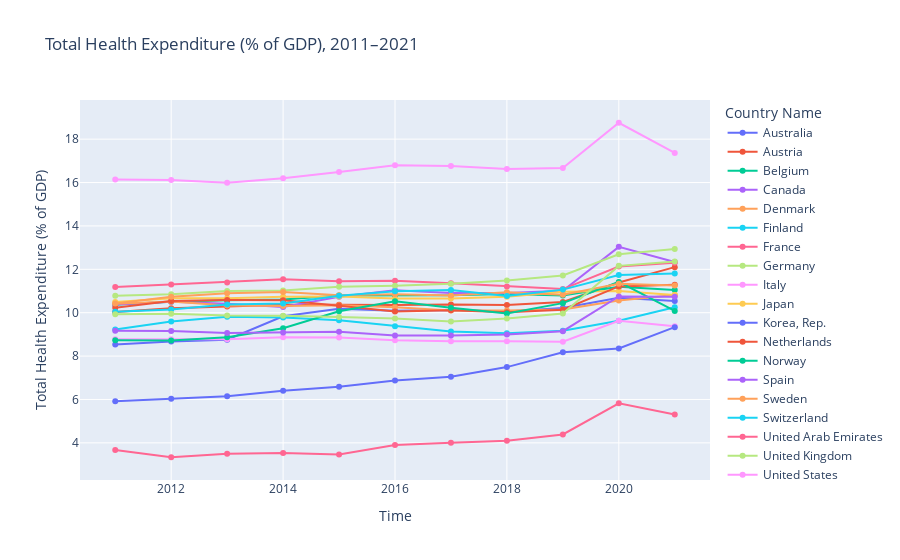
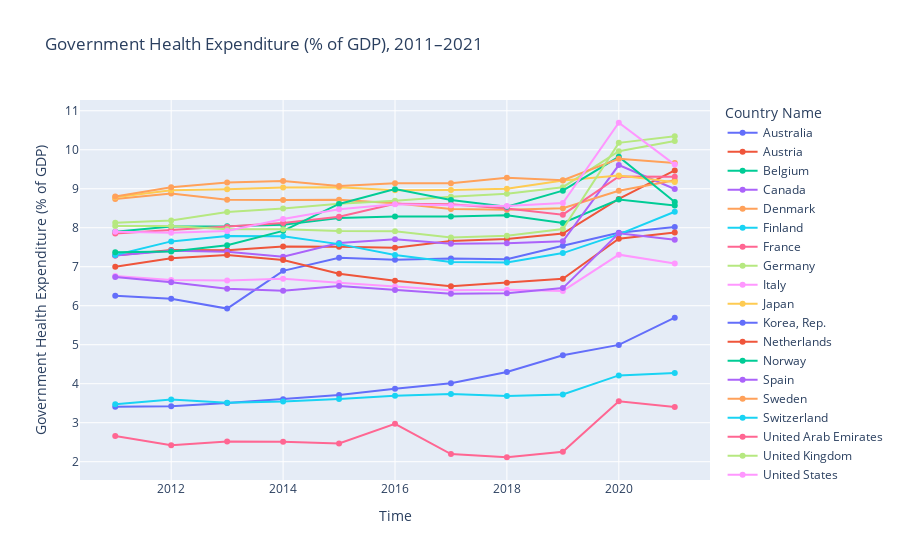
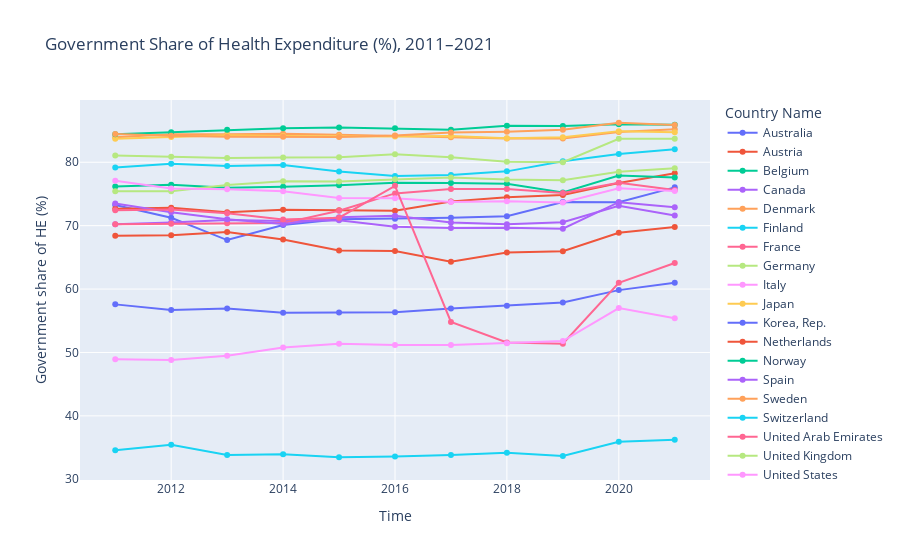

The cell these charts' notebook holds for them, in order:
### Markdown cell above
## 3.3. Time Series Analysis

### Code cell
# --- 0) 안전 리네임: 코드로 원본 컬럼 찾아 매핑 ---
def _ensure_col(df, code, target):
    if target not in df.columns:
        m = [c for c in df.columns if code in c]
        if m: df = df.rename(columns={m[0]: target})
    return df

df = _ensure_col(df, "SH.XPD.CHEX.GD.ZS",  "GDP_Total_HealthExp")
df = _ensure_col(df, "SH.XPD.GHED.GD.ZS",  "GDP_GovHealthExp")

missing = [c for c in ["Country Name","Time","GDP_Total_HealthExp","GDP_GovHealthExp"] if c not in df.columns]
if missing:
    raise KeyError(f"누락 컬럼: {missing}. 원본 컬럼명을 확인하세요.")

# --- 1) 기간 필터 + 타입 정리 ---
df = df.copy()
df["Time"] = pd.to_numeric(df["Time"], errors="coerce").astype("Int64")
df = df[df["Time"].between(2011, 2021)]

# --- 2) 파생: 정부 비중(% of CHE) ---
df["GovShare_CHE_pct"] = 100 * df["GDP_GovHealthExp"] / df["GDP_Total_HealthExp"]

base = df.sort_values(["Country Name","Time"])

# --- 3) 시계열 라인 그래프 ---
fig1 = px.line(base, x="Time", y="GDP_Total_HealthExp", color="Country Name",
               markers=True, title="Total Health Expenditure (% of GDP), 2011–2021",
               labels={"GDP_Total_HealthExp":"Total Health Expenditure (% of GDP)"})
fig1.show()

fig2 = px.line(base, x="Time", y="GDP_GovHealthExp", color="Country Name",
               markers=True, title="Government Health Expenditure (% of GDP), 2011–2021",
               labels={"GDP_GovHealthExp":"Government Health Expenditure (% of GDP)"})
fig2.show()

fig3 = px.line(base, x="Time", y="GovShare_CHE_pct", color="Country Name",
               markers=True, title="Government Share of Health Expenditure (%), 2011–2021",
               labels={"GovShare_CHE_pct":"Government share of HE (%)"})
fig3.show()

### Figure 1 — Plotly figure (JSON) as saved in the notebook; plotly's stock layout.template omitted (floating-point values rounded to 4 significant figures)
{"data": [{"hovertemplate": "Country Name=Australia<br>Time=%{x}<br>Total Health Expenditure (% of GDP)=%{y}<extra></extra>", "legendgroup": "Australia", "line": {"color": "#636efa", "dash": "solid"}, "marker": {"symbol": "circle"}, "mode": "lines+markers", "name": "Australia", "orientation": "v", "showlegend": true, "type": "scatter", "x": [2011, 2012, 2013, 2014, 2015, 2016, 2017, 2018, 2019, 2020, 2021], "xaxis": "x", "y": [8.537, 8.675, 8.751, 9.834, 10.18, 10.09, 10.12, 10.06, 10.22, 10.68, 10.54], "yaxis": "y"}, {"hovertemplate": "Country Name=Austria<br>Time=%{x}<br>Total Health Expenditure (% of GDP)=%{y}<extra></extra>", "legendgroup": "Austria", "line": {"color": "#EF553B", "dash": "solid"}, "marker": {"symbol": "circle"}, "mode": "lines+markers", "name": "Austria", "orientation": "v", "showlegend": true, "type": "scatter", "x": [2011, 2012, 2013, 2014, 2015, 2016, 2017, 2018, 2019, 2020, 2021], "xaxis": "x", "y": [10.03, 10.2, 10.29, 10.37, 10.37, 10.35, 10.38, 10.35, 10.49, 11.39, 12.1], "yaxis": "y"}, {"hovertemplate": "Country Name=Belgium<br>Time=%{x}<br>Total Health Expenditure (% of GDP)=%{y}<extra></extra>", "legendgroup": "Belgium", "line": {"color": "#00cc96", "dash": "solid"}, "marker": {"symbol": "circle"}, "mode": "lines+markers", "name": "Belgium", "orientation": "v", "showlegend": true, "type": "scatter", "x": [2011, 2012, 2013, 2014, 2015, 2016, 2017, 2018, 2019, 2020, 2021], "xaxis": "x", "y": [10.36, 10.5, 10.58, 10.61, 10.8, 10.79, 10.8, 10.86, 10.79, 11.2, 11.04], "yaxis": "y"}, {"hovertemplate": "Country Name=Canada<br>Time=%{x}<br>Total Health Expenditure (% of GDP)=%{y}<extra></extra>", "legendgroup": "Canada", "line": {"color": "#ab63fa", "dash": "solid"}, "marker": {"symbol": "circle"}, "mode": "lines+markers", "name": "Canada", "orientation": "v", "showlegend": true, "type": "scatter", "x": [2011, 2012, 2013, 2014, 2015, 2016, 2017, 2018, 2019, 2020, 2021], "xaxis": "x", "y": [10.38, 10.51, 10.41, 10.26, 10.74, 11.03, 10.91, 10.91, 11.01, 13.04, 12.33], "yaxis": "y"}, {"hovertemplate": "Country Name=Denmark<br>Time=%{x}<br>Total Health Expenditure (% of GDP)=%{y}<extra></extra>", "legendgroup": "Denmark", "line": {"color": "#FFA15A", "dash": "solid"}, "marker": {"symbol": "circle"}, "mode": "lines+markers", "name": "Denmark", "orientation": "v", "showlegend": true, "type": "scatter", "x": [2011, 2012, 2013, 2014, 2015, 2016, 2017, 2018, 2019, 2020, 2021], "xaxis": "x", "y": [10.41, 10.52, 10.33, 10.31, 10.34, 10.25, 10.1, 10.1, 10.15, 10.56, 10.82], "yaxis": "y"}, {"hovertemplate": "Country Name=Finland<br>Time=%{x}<br>Total Health Expenditure (% of GDP)=%{y}<extra></extra>", "legendgroup": "Finland", "line": {"color": "#19d3f3", "dash": "solid"}, "marker": {"symbol": "circle"}, "mode": "lines+markers", "name": "Finland", "orientation": "v", "showlegend": true, "type": "scatter", "x": [2011, 2012, 2013, 2014, 2015, 2016, 2017, 2018, 2019, 2020, 2021], "xaxis": "x", "y": [9.22, 9.59, 9.81, 9.78, 9.65, 9.38, 9.13, 9.05, 9.17, 9.63, 10.25], "yaxis": "y"}, {"hovertemplate": "Country Name=France<br>Time=%{x}<br>Total Health Expenditure (% of GDP)=%{y}<extra></extra>", "legendgroup": "France", "line": {"color": "#FF6692", "dash": "solid"}, "marker": {"symbol": "circle"}, "mode": "lines+markers", "name": "France", "orientation": "v", "showlegend": true, "type": "scatter", "x": [2011, 2012, 2013, 2014, 2015, 2016, 2017, 2018, 2019, 2020, 2021], "xaxis": "x", "y": [11.18, 11.3, 11.4, 11.54, 11.45, 11.47, 11.35, 11.21, 11.09, 12.13, 12.31], "yaxis": "y"}, {"hovertemplate": "Country Name=Germany<br>Time=%{x}<br>Total Health Expenditure (% of GDP)=%{y}<extra></extra>", "legendgroup": "Germany", "line": {"color": "#B6E880", "dash": "solid"}, "marker": {"symbol": "circle"}, "mode": "lines+markers", "name": "Germany", "orientation": "v", "showlegend": true, "type": "scatter", "x": [2011, 2012, 2013, 2014, 2015, 2016, 2017, 2018, 2019, 2020, 2021], "xaxis": "x", "y": [10.78, 10.85, 11.0, 11.03, 11.19, 11.24, 11.34, 11.48, 11.72, 12.69, 12.93], "yaxis": "y"}, {"hovertemplate": "Country Name=Italy<br>Time=%{x}<br>Total Health Expenditure (% of GDP)=%{y}<extra></extra>", "legendgroup": "Italy", "line": {"color": "#FF97FF", "dash": "solid"}, "marker": {"symbol": "circle"}, "mode": "lines+markers", "name": "Italy", "orientation": "v", "showlegend": true, "type": "scatter", "x": [2011, 2012, 2013, 2014, 2015, 2016, 2017, 2018, 2019, 2020, 2021], "xaxis": "x", "y": [8.77, 8.78, 8.78, 8.87, 8.86, 8.73, 8.68, 8.68, 8.66, 9.63, 9.38], "yaxis": "y"}, {"hovertemplate": "Country Name=Japan<br>Time=%{x}<br>Total Health Expenditure (% of GDP)=%{y}<extra></extra>", "legendgroup": "Japan", "line": {"color": "#FECB52", "dash": "solid"}, "marker": {"symbol": "circle"}, "mode": "lines+markers", "name": "Japan", "orientation": "v", "showlegend": true, "type": "scatter", "x": [2011, 2012, 2013, 2014, 2015, 2016, 2017, 2018, 2019, 2020, 2021], "xaxis": "x", "y": [10.49, 10.67, 10.67, 10.73, 10.75, 10.66, 10.66, 10.74, 10.97, 11.0, 10.82], "yaxis": "y"}, {"hovertemplate": "Country Name=Korea, Rep.<br>Time=%{x}<br>Total Health Expenditure (% of GDP)=%{y}<extra></extra>", "legendgroup": "Korea, Rep.", "line": {"color": "#636efa", "dash": "solid"}, "marker": {"symbol": "circle"}, "mode": "lines+markers", "name": "Korea, Rep.", "orientation": "v", "showlegend": true, "type": "scatter", "x": [2011, 2012, 2013, 2014, 2015, 2016, 2017, 2018, 2019, 2020, 2021], "xaxis": "x", "y": [5.915, 6.033, 6.151, 6.404, 6.589, 6.87, 7.047, 7.491, 8.175, 8.35, 9.331], "yaxis": "y"}, {"hovertemplate": "Country Name=Netherlands<br>Time=%{x}<br>Total Health Expenditure (% of GDP)=%{y}<extra></extra>", "legendgroup": "Netherlands", "line": {"color": "#EF553B", "dash": "solid"}, "marker": {"symbol": "circle"}, "mode": "lines+markers", "name": "Netherlands", "orientation": "v", "showlegend": true, "type": "scatter", "x": [2011, 2012, 2013, 2014, 2015, 2016, 2017, 2018, 2019, 2020, 2021], "xaxis": "x", "y": [10.23, 10.54, 10.58, 10.57, 10.32, 10.06, 10.11, 10.02, 10.14, 11.21, 11.29], "yaxis": "y"}, {"hovertemplate": "Country Name=Norway<br>Time=%{x}<br>Total Health Expenditure (% of GDP)=%{y}<extra></extra>", "legendgroup": "Norway", "line": {"color": "#00cc96", "dash": "solid"}, "marker": {"symbol": "circle"}, "mode": "lines+markers", "name": "Norway", "orientation": "v", "showlegend": true, "type": "scatter", "x": [2011, 2012, 2013, 2014, 2015, 2016, 2017, 2018, 2019, 2020, 2021], "xaxis": "x", "y": [8.73, 8.72, 8.87, 9.28, 10.07, 10.53, 10.23, 9.96, 10.44, 11.42, 10.08], "yaxis": "y"}, {"hovertemplate": "Country Name=Spain<br>Time=%{x}<br>Total Health Expenditure (% of GDP)=%{y}<extra></extra>", "legendgroup": "Spain", "line": {"color": "#ab63fa", "dash": "solid"}, "marker": {"symbol": "circle"}, "mode": "lines+markers", "name": "Spain", "orientation": "v", "showlegend": true, "type": "scatter", "x": [2011, 2012, 2013, 2014, 2015, 2016, 2017, 2018, 2019, 2020, 2021], "xaxis": "x", "y": [9.168, 9.154, 9.064, 9.085, 9.122, 8.947, 8.945, 8.997, 9.146, 10.75, 10.74], "yaxis": "y"}, {"hovertemplate": "Country Name=Sweden<br>Time=%{x}<br>Total Health Expenditure (% of GDP)=%{y}<extra></extra>", "legendgroup": "Sweden", "line": {"color": "#FFA15A", "dash": "solid"}, "marker": {"symbol": "circle"}, "mode": "lines+markers", "name": "Sweden", "orientation": "v", "showlegend": true, "type": "scatter", "x": [2011, 2012, 2013, 2014, 2015, 2016, 2017, 2018, 2019, 2020, 2021], "xaxis": "x", "y": [10.42, 10.74, 10.9, 10.95, 10.8, 10.85, 10.79, 10.94, 10.83, 11.33, 11.25], "yaxis": "y"}, {"hovertemplate": "Country Name=Switzerland<br>Time=%{x}<br>Total Health Expenditure (% of GDP)=%{y}<extra></extra>", "legendgroup": "Switzerland", "line": {"color": "#19d3f3", "dash": "solid"}, "marker": {"symbol": "circle"}, "mode": "lines+markers", "name": "Switzerland", "orientation": "v", "showlegend": true, "type": "scatter", "x": [2011, 2012, 2013, 2014, 2015, 2016, 2017, 2018, 2019, 2020, 2021], "xaxis": "x", "y": [10.05, 10.14, 10.38, 10.43, 10.78, 10.99, 11.05, 10.77, 11.06, 11.73, 11.8], "yaxis": "y"}, {"hovertemplate": "Country Name=United Arab Emirates<br>Time=%{x}<br>Total Health Expenditure (% of GDP)=%{y}<extra></extra>", "legendgroup": "United Arab Emirates", "line": {"color": "#FF6692", "dash": "solid"}, "marker": {"symbol": "circle"}, "mode": "lines+markers", "name": "United Arab Emirates", "orientation": "v", "showlegend": true, "type": "scatter", "x": [2011, 2012, 2013, 2014, 2015, 2016, 2017, 2018, 2019, 2020, 2021], "xaxis": "x", "y": [3.67, 3.336, 3.502, 3.534, 3.466, 3.896, 4.009, 4.099, 4.386, 5.825, 5.307], "yaxis": "y"}, {"hovertemplate": "Country Name=United Kingdom<br>Time=%{x}<br>Total Health Expenditure (% of GDP)=%{y}<extra></extra>", "legendgroup": "United Kingdom", "line": {"color": "#B6E880", "dash": "solid"}, "marker": {"symbol": "circle"}, "mode": "lines+markers", "name": "United Kingdom", "orientation": "v", "showlegend": true, "type": "scatter", "x": [2011, 2012, 2013, 2014, 2015, 2016, 2017, 2018, 2019, 2020, 2021], "xaxis": "x", "y": [9.925, 9.953, 9.873, 9.862, 9.798, 9.729, 9.596, 9.731, 9.958, 12.16, 12.36], "yaxis": "y"}, {"hovertemplate": "Country Name=United States<br>Time=%{x}<br>Total Health Expenditure (% of GDP)=%{y}<extra></extra>", "legendgroup": "United States", "line": {"color": "#FF97FF", "dash": "solid"}, "marker": {"symbol": "circle"}, "mode": "lines+markers", "name": "United States", "orientation": "v", "showlegend": true, "type": "scatter", "x": [2011, 2012, 2013, 2014, 2015, 2016, 2017, 2018, 2019, 2020, 2021], "xaxis": "x", "y": [16.14, 16.12, 15.99, 16.2, 16.49, 16.8, 16.77, 16.63, 16.67, 18.76, 17.36], "yaxis": "y"}], "layout": {"legend": {"title": {"text": "Country Name"}, "tracegroupgap": 0}, "title": {"text": "Total Health Expenditure (% of GDP), 2011–2021"}, "xaxis": {"anchor": "y", "domain": [0, 1], "title": {"text": "Time"}}, "yaxis": {"anchor": "x", "domain": [0, 1], "title": {"text": "Total Health Expenditure (% of GDP)"}}}}

### Figure 2 — Plotly figure (JSON) as saved in the notebook; plotly's stock layout.template omitted (floating-point values rounded to 4 significant figures)
{"data": [{"hovertemplate": "Country Name=Australia<br>Time=%{x}<br>Government Health Expenditure (% of GDP)=%{y}<extra></extra>", "legendgroup": "Australia", "line": {"color": "#636efa", "dash": "solid"}, "marker": {"symbol": "circle"}, "mode": "lines+markers", "name": "Australia", "orientation": "v", "showlegend": true, "type": "scatter", "x": [2011, 2012, 2013, 2014, 2015, 2016, 2017, 2018, 2019, 2020, 2021], "xaxis": "x", "y": [6.255, 6.179, 5.927, 6.895, 7.232, 7.176, 7.213, 7.19, 7.536, 7.872, 8.017], "yaxis": "y"}, {"hovertemplate": "Country Name=Austria<br>Time=%{x}<br>Government Health Expenditure (% of GDP)=%{y}<extra></extra>", "legendgroup": "Austria", "line": {"color": "#EF553B", "dash": "solid"}, "marker": {"symbol": "circle"}, "mode": "lines+markers", "name": "Austria", "orientation": "v", "showlegend": true, "type": "scatter", "x": [2011, 2012, 2013, 2014, 2015, 2016, 2017, 2018, 2019, 2020, 2021], "xaxis": "x", "y": [7.29, 7.43, 7.42, 7.52, 7.51, 7.49, 7.66, 7.71, 7.85, 8.74, 9.47], "yaxis": "y"}, {"hovertemplate": "Country Name=Belgium<br>Time=%{x}<br>Government Health Expenditure (% of GDP)=%{y}<extra></extra>", "legendgroup": "Belgium", "line": {"color": "#00cc96", "dash": "solid"}, "marker": {"symbol": "circle"}, "mode": "lines+markers", "name": "Belgium", "orientation": "v", "showlegend": true, "type": "scatter", "x": [2011, 2012, 2013, 2014, 2015, 2016, 2017, 2018, 2019, 2020, 2021], "xaxis": "x", "y": [7.895, 8.03, 8.037, 8.076, 8.247, 8.287, 8.286, 8.32, 8.121, 8.723, 8.569], "yaxis": "y"}, {"hovertemplate": "Country Name=Canada<br>Time=%{x}<br>Government Health Expenditure (% of GDP)=%{y}<extra></extra>", "legendgroup": "Canada", "line": {"color": "#ab63fa", "dash": "solid"}, "marker": {"symbol": "circle"}, "mode": "lines+markers", "name": "Canada", "orientation": "v", "showlegend": true, "type": "scatter", "x": [2011, 2012, 2013, 2014, 2015, 2016, 2017, 2018, 2019, 2020, 2021], "xaxis": "x", "y": [7.289, 7.409, 7.383, 7.257, 7.607, 7.705, 7.593, 7.599, 7.652, 9.606, 8.994], "yaxis": "y"}, {"hovertemplate": "Country Name=Denmark<br>Time=%{x}<br>Government Health Expenditure (% of GDP)=%{y}<extra></extra>", "legendgroup": "Denmark", "line": {"color": "#FFA15A", "dash": "solid"}, "marker": {"symbol": "circle"}, "mode": "lines+markers", "name": "Denmark", "orientation": "v", "showlegend": true, "type": "scatter", "x": [2011, 2012, 2013, 2014, 2015, 2016, 2017, 2018, 2019, 2020, 2021], "xaxis": "x", "y": [8.74, 8.88, 8.72, 8.71, 8.72, 8.63, 8.48, 8.46, 8.5, 8.95, 9.22], "yaxis": "y"}, {"hovertemplate": "Country Name=Finland<br>Time=%{x}<br>Government Health Expenditure (% of GDP)=%{y}<extra></extra>", "legendgroup": "Finland", "line": {"color": "#19d3f3", "dash": "solid"}, "marker": {"symbol": "circle"}, "mode": "lines+markers", "name": "Finland", "orientation": "v", "showlegend": true, "type": "scatter", "x": [2011, 2012, 2013, 2014, 2015, 2016, 2017, 2018, 2019, 2020, 2021], "xaxis": "x", "y": [7.3, 7.65, 7.79, 7.78, 7.58, 7.3, 7.12, 7.11, 7.35, 7.83, 8.41], "yaxis": "y"}, {"hovertemplate": "Country Name=France<br>Time=%{x}<br>Government Health Expenditure (% of GDP)=%{y}<extra></extra>", "legendgroup": "France", "line": {"color": "#FF6692", "dash": "solid"}, "marker": {"symbol": "circle"}, "mode": "lines+markers", "name": "France", "orientation": "v", "showlegend": true, "type": "scatter", "x": [2011, 2012, 2013, 2014, 2015, 2016, 2017, 2018, 2019, 2020, 2021], "xaxis": "x", "y": [7.852, 7.941, 8.018, 8.124, 8.282, 8.613, 8.605, 8.494, 8.334, 9.313, 9.307], "yaxis": "y"}, {"hovertemplate": "Country Name=Germany<br>Time=%{x}<br>Government Health Expenditure (% of GDP)=%{y}<extra></extra>", "legendgroup": "Germany", "line": {"color": "#B6E880", "dash": "solid"}, "marker": {"symbol": "circle"}, "mode": "lines+markers", "name": "Germany", "orientation": "v", "showlegend": true, "type": "scatter", "x": [2011, 2012, 2013, 2014, 2015, 2016, 2017, 2018, 2019, 2020, 2021], "xaxis": "x", "y": [8.128, 8.188, 8.405, 8.492, 8.614, 8.691, 8.797, 8.87, 9.04, 9.964, 10.22], "yaxis": "y"}, {"hovertemplate": "Country Name=Italy<br>Time=%{x}<br>Government Health Expenditure (% of GDP)=%{y}<extra></extra>", "legendgroup": "Italy", "line": {"color": "#FF97FF", "dash": "solid"}, "marker": {"symbol": "circle"}, "mode": "lines+markers", "name": "Italy", "orientation": "v", "showlegend": true, "type": "scatter", "x": [2011, 2012, 2013, 2014, 2015, 2016, 2017, 2018, 2019, 2020, 2021], "xaxis": "x", "y": [6.76, 6.66, 6.65, 6.69, 6.59, 6.49, 6.4, 6.41, 6.38, 7.31, 7.08], "yaxis": "y"}, {"hovertemplate": "Country Name=Japan<br>Time=%{x}<br>Government Health Expenditure (% of GDP)=%{y}<extra></extra>", "legendgroup": "Japan", "line": {"color": "#FECB52", "dash": "solid"}, "marker": {"symbol": "circle"}, "mode": "lines+markers", "name": "Japan", "orientation": "v", "showlegend": true, "type": "scatter", "x": [2011, 2012, 2013, 2014, 2015, 2016, 2017, 2018, 2019, 2020, 2021], "xaxis": "x", "y": [8.78, 8.96, 8.99, 9.03, 9.04, 8.96, 8.97, 9.0, 9.21, 9.34, 9.17], "yaxis": "y"}, {"hovertemplate": "Country Name=Korea, Rep.<br>Time=%{x}<br>Government Health Expenditure (% of GDP)=%{y}<extra></extra>", "legendgroup": "Korea, Rep.", "line": {"color": "#636efa", "dash": "solid"}, "marker": {"symbol": "circle"}, "mode": "lines+markers", "name": "Korea, Rep.", "orientation": "v", "showlegend": true, "type": "scatter", "x": [2011, 2012, 2013, 2014, 2015, 2016, 2017, 2018, 2019, 2020, 2021], "xaxis": "x", "y": [3.406, 3.419, 3.503, 3.602, 3.711, 3.871, 4.012, 4.298, 4.732, 4.996, 5.692], "yaxis": "y"}, {"hovertemplate": "Country Name=Netherlands<br>Time=%{x}<br>Government Health Expenditure (% of GDP)=%{y}<extra></extra>", "legendgroup": "Netherlands", "line": {"color": "#EF553B", "dash": "solid"}, "marker": {"symbol": "circle"}, "mode": "lines+markers", "name": "Netherlands", "orientation": "v", "showlegend": true, "type": "scatter", "x": [2011, 2012, 2013, 2014, 2015, 2016, 2017, 2018, 2019, 2020, 2021], "xaxis": "x", "y": [7.0, 7.22, 7.3, 7.17, 6.82, 6.64, 6.5, 6.59, 6.69, 7.72, 7.88], "yaxis": "y"}, {"hovertemplate": "Country Name=Norway<br>Time=%{x}<br>Government Health Expenditure (% of GDP)=%{y}<extra></extra>", "legendgroup": "Norway", "line": {"color": "#00cc96", "dash": "solid"}, "marker": {"symbol": "circle"}, "mode": "lines+markers", "name": "Norway", "orientation": "v", "showlegend": true, "type": "scatter", "x": [2011, 2012, 2013, 2014, 2015, 2016, 2017, 2018, 2019, 2020, 2021], "xaxis": "x", "y": [7.37, 7.39, 7.55, 7.92, 8.61, 8.99, 8.71, 8.54, 8.95, 9.82, 8.66], "yaxis": "y"}, {"hovertemplate": "Country Name=Spain<br>Time=%{x}<br>Government Health Expenditure (% of GDP)=%{y}<extra></extra>", "legendgroup": "Spain", "line": {"color": "#ab63fa", "dash": "solid"}, "marker": {"symbol": "circle"}, "mode": "lines+markers", "name": "Spain", "orientation": "v", "showlegend": true, "type": "scatter", "x": [2011, 2012, 2013, 2014, 2015, 2016, 2017, 2018, 2019, 2020, 2021], "xaxis": "x", "y": [6.737, 6.601, 6.436, 6.383, 6.505, 6.402, 6.307, 6.318, 6.452, 7.86, 7.69], "yaxis": "y"}, {"hovertemplate": "Country Name=Sweden<br>Time=%{x}<br>Government Health Expenditure (% of GDP)=%{y}<extra></extra>", "legendgroup": "Sweden", "line": {"color": "#FFA15A", "dash": "solid"}, "marker": {"symbol": "circle"}, "mode": "lines+markers", "name": "Sweden", "orientation": "v", "showlegend": true, "type": "scatter", "x": [2011, 2012, 2013, 2014, 2015, 2016, 2017, 2018, 2019, 2020, 2021], "xaxis": "x", "y": [8.8, 9.04, 9.16, 9.2, 9.07, 9.14, 9.14, 9.28, 9.22, 9.77, 9.66], "yaxis": "y"}, {"hovertemplate": "Country Name=Switzerland<br>Time=%{x}<br>Government Health Expenditure (% of GDP)=%{y}<extra></extra>", "legendgroup": "Switzerland", "line": {"color": "#19d3f3", "dash": "solid"}, "marker": {"symbol": "circle"}, "mode": "lines+markers", "name": "Switzerland", "orientation": "v", "showlegend": true, "type": "scatter", "x": [2011, 2012, 2013, 2014, 2015, 2016, 2017, 2018, 2019, 2020, 2021], "xaxis": "x", "y": [3.473, 3.596, 3.51, 3.541, 3.608, 3.692, 3.738, 3.684, 3.724, 4.213, 4.274], "yaxis": "y"}, {"hovertemplate": "Country Name=United Arab Emirates<br>Time=%{x}<br>Government Health Expenditure (% of GDP)=%{y}<extra></extra>", "legendgroup": "United Arab Emirates", "line": {"color": "#FF6692", "dash": "solid"}, "marker": {"symbol": "circle"}, "mode": "lines+markers", "name": "United Arab Emirates", "orientation": "v", "showlegend": true, "type": "scatter", "x": [2011, 2012, 2013, 2014, 2015, 2016, 2017, 2018, 2019, 2020, 2021], "xaxis": "x", "y": [2.658, 2.42, 2.521, 2.508, 2.47, 2.972, 2.197, 2.114, 2.253, 3.552, 3.402], "yaxis": "y"}, {"hovertemplate": "Country Name=United Kingdom<br>Time=%{x}<br>Government Health Expenditure (% of GDP)=%{y}<extra></extra>", "legendgroup": "United Kingdom", "line": {"color": "#B6E880", "dash": "solid"}, "marker": {"symbol": "circle"}, "mode": "lines+markers", "name": "United Kingdom", "orientation": "v", "showlegend": true, "type": "scatter", "x": [2011, 2012, 2013, 2014, 2015, 2016, 2017, 2018, 2019, 2020, 2021], "xaxis": "x", "y": [8.047, 8.047, 7.963, 7.964, 7.916, 7.908, 7.751, 7.792, 7.968, 10.18, 10.35], "yaxis": "y"}, {"hovertemplate": "Country Name=United States<br>Time=%{x}<br>Government Health Expenditure (% of GDP)=%{y}<extra></extra>", "legendgroup": "United States", "line": {"color": "#FF97FF", "dash": "solid"}, "marker": {"symbol": "circle"}, "mode": "lines+markers", "name": "United States", "orientation": "v", "showlegend": true, "type": "scatter", "x": [2011, 2012, 2013, 2014, 2015, 2016, 2017, 2018, 2019, 2020, 2021], "xaxis": "x", "y": [7.898, 7.871, 7.915, 8.225, 8.473, 8.602, 8.58, 8.555, 8.634, 10.69, 9.619], "yaxis": "y"}], "layout": {"legend": {"title": {"text": "Country Name"}, "tracegroupgap": 0}, "title": {"text": "Government Health Expenditure (% of GDP), 2011–2021"}, "xaxis": {"anchor": "y", "domain": [0, 1], "title": {"text": "Time"}}, "yaxis": {"anchor": "x", "domain": [0, 1], "title": {"text": "Government Health Expenditure (% of GDP)"}}}}

### Figure 3 — Plotly figure (JSON) as saved in the notebook; plotly's stock layout.template omitted (floating-point values rounded to 4 significant figures)
{"data": [{"hovertemplate": "Country Name=Australia<br>Time=%{x}<br>Government share of HE (%)=%{y}<extra></extra>", "legendgroup": "Australia", "line": {"color": "#636efa", "dash": "solid"}, "marker": {"symbol": "circle"}, "mode": "lines+markers", "name": "Australia", "orientation": "v", "showlegend": true, "type": "scatter", "x": [2011, 2012, 2013, 2014, 2015, 2016, 2017, 2018, 2019, 2020, 2021], "xaxis": "x", "y": [73.26, 71.23, 67.73, 70.11, 71.03, 71.1, 71.26, 71.47, 73.74, 73.68, 76.04], "yaxis": "y"}, {"hovertemplate": "Country Name=Austria<br>Time=%{x}<br>Government share of HE (%)=%{y}<extra></extra>", "legendgroup": "Austria", "line": {"color": "#EF553B", "dash": "solid"}, "marker": {"symbol": "circle"}, "mode": "lines+markers", "name": "Austria", "orientation": "v", "showlegend": true, "type": "scatter", "x": [2011, 2012, 2013, 2014, 2015, 2016, 2017, 2018, 2019, 2020, 2021], "xaxis": "x", "y": [72.68, 72.84, 72.11, 72.52, 72.42, 72.37, 73.8, 74.49, 74.83, 76.73, 78.26], "yaxis": "y"}, {"hovertemplate": "Country Name=Belgium<br>Time=%{x}<br>Government share of HE (%)=%{y}<extra></extra>", "legendgroup": "Belgium", "line": {"color": "#00cc96", "dash": "solid"}, "marker": {"symbol": "circle"}, "mode": "lines+markers", "name": "Belgium", "orientation": "v", "showlegend": true, "type": "scatter", "x": [2011, 2012, 2013, 2014, 2015, 2016, 2017, 2018, 2019, 2020, 2021], "xaxis": "x", "y": [76.18, 76.46, 75.99, 76.12, 76.38, 76.77, 76.73, 76.6, 75.23, 77.9, 77.6], "yaxis": "y"}, {"hovertemplate": "Country Name=Canada<br>Time=%{x}<br>Government share of HE (%)=%{y}<extra></extra>", "legendgroup": "Canada", "line": {"color": "#ab63fa", "dash": "solid"}, "marker": {"symbol": "circle"}, "mode": "lines+markers", "name": "Canada", "orientation": "v", "showlegend": true, "type": "scatter", "x": [2011, 2012, 2013, 2014, 2015, 2016, 2017, 2018, 2019, 2020, 2021], "xaxis": "x", "y": [70.23, 70.5, 70.91, 70.75, 70.84, 69.84, 69.62, 69.69, 69.51, 73.7, 72.92], "yaxis": "y"}, {"hovertemplate": "Country Name=Denmark<br>Time=%{x}<br>Government share of HE (%)=%{y}<extra></extra>", "legendgroup": "Denmark", "line": {"color": "#FFA15A", "dash": "solid"}, "marker": {"symbol": "circle"}, "mode": "lines+markers", "name": "Denmark", "orientation": "v", "showlegend": true, "type": "scatter", "x": [2011, 2012, 2013, 2014, 2015, 2016, 2017, 2018, 2019, 2020, 2021], "xaxis": "x", "y": [83.96, 84.41, 84.41, 84.48, 84.33, 84.2, 83.96, 83.76, 83.74, 84.75, 85.21], "yaxis": "y"}, {"hovertemplate": "Country Name=Finland<br>Time=%{x}<br>Government share of HE (%)=%{y}<extra></extra>", "legendgroup": "Finland", "line": {"color": "#19d3f3", "dash": "solid"}, "marker": {"symbol": "circle"}, "mode": "lines+markers", "name": "Finland", "orientation": "v", "showlegend": true, "type": "scatter", "x": [2011, 2012, 2013, 2014, 2015, 2016, 2017, 2018, 2019, 2020, 2021], "xaxis": "x", "y": [79.18, 79.77, 79.41, 79.55, 78.55, 77.83, 77.98, 78.56, 80.15, 81.31, 82.05], "yaxis": "y"}, {"hovertemplate": "Country Name=France<br>Time=%{x}<br>Government share of HE (%)=%{y}<extra></extra>", "legendgroup": "France", "line": {"color": "#FF6692", "dash": "solid"}, "marker": {"symbol": "circle"}, "mode": "lines+markers", "name": "France", "orientation": "v", "showlegend": true, "type": "scatter", "x": [2011, 2012, 2013, 2014, 2015, 2016, 2017, 2018, 2019, 2020, 2021], "xaxis": "x", "y": [70.21, 70.29, 70.36, 70.4, 72.35, 75.09, 75.78, 75.79, 75.16, 76.77, 75.62], "yaxis": "y"}, {"hovertemplate": "Country Name=Germany<br>Time=%{x}<br>Government share of HE (%)=%{y}<extra></extra>", "legendgroup": "Germany", "line": {"color": "#B6E880", "dash": "solid"}, "marker": {"symbol": "circle"}, "mode": "lines+markers", "name": "Germany", "orientation": "v", "showlegend": true, "type": "scatter", "x": [2011, 2012, 2013, 2014, 2015, 2016, 2017, 2018, 2019, 2020, 2021], "xaxis": "x", "y": [75.41, 75.44, 76.42, 77.02, 76.97, 77.31, 77.6, 77.26, 77.16, 78.5, 79.05], "yaxis": "y"}, {"hovertemplate": "Country Name=Italy<br>Time=%{x}<br>Government share of HE (%)=%{y}<extra></extra>", "legendgroup": "Italy", "line": {"color": "#FF97FF", "dash": "solid"}, "marker": {"symbol": "circle"}, "mode": "lines+markers", "name": "Italy", "orientation": "v", "showlegend": true, "type": "scatter", "x": [2011, 2012, 2013, 2014, 2015, 2016, 2017, 2018, 2019, 2020, 2021], "xaxis": "x", "y": [77.08, 75.85, 75.74, 75.42, 74.38, 74.34, 73.73, 73.85, 73.67, 75.91, 75.48], "yaxis": "y"}, {"hovertemplate": "Country Name=Japan<br>Time=%{x}<br>Government share of HE (%)=%{y}<extra></extra>", "legendgroup": "Japan", "line": {"color": "#FECB52", "dash": "solid"}, "marker": {"symbol": "circle"}, "mode": "lines+markers", "name": "Japan", "orientation": "v", "showlegend": true, "type": "scatter", "x": [2011, 2012, 2013, 2014, 2015, 2016, 2017, 2018, 2019, 2020, 2021], "xaxis": "x", "y": [83.7, 83.97, 84.25, 84.16, 84.09, 84.05, 84.15, 83.8, 83.96, 84.91, 84.75], "yaxis": "y"}, {"hovertemplate": "Country Name=Korea, Rep.<br>Time=%{x}<br>Government share of HE (%)=%{y}<extra></extra>", "legendgroup": "Korea, Rep.", "line": {"color": "#636efa", "dash": "solid"}, "marker": {"symbol": "circle"}, "mode": "lines+markers", "name": "Korea, Rep.", "orientation": "v", "showlegend": true, "type": "scatter", "x": [2011, 2012, 2013, 2014, 2015, 2016, 2017, 2018, 2019, 2020, 2021], "xaxis": "x", "y": [57.59, 56.68, 56.95, 56.24, 56.31, 56.35, 56.93, 57.38, 57.88, 59.83, 61.0], "yaxis": "y"}, {"hovertemplate": "Country Name=Netherlands<br>Time=%{x}<br>Government share of HE (%)=%{y}<extra></extra>", "legendgroup": "Netherlands", "line": {"color": "#EF553B", "dash": "solid"}, "marker": {"symbol": "circle"}, "mode": "lines+markers", "name": "Netherlands", "orientation": "v", "showlegend": true, "type": "scatter", "x": [2011, 2012, 2013, 2014, 2015, 2016, 2017, 2018, 2019, 2020, 2021], "xaxis": "x", "y": [68.43, 68.5, 69.0, 67.83, 66.09, 66.0, 64.29, 65.77, 65.98, 68.87, 69.8], "yaxis": "y"}, {"hovertemplate": "Country Name=Norway<br>Time=%{x}<br>Government share of HE (%)=%{y}<extra></extra>", "legendgroup": "Norway", "line": {"color": "#00cc96", "dash": "solid"}, "marker": {"symbol": "circle"}, "mode": "lines+markers", "name": "Norway", "orientation": "v", "showlegend": true, "type": "scatter", "x": [2011, 2012, 2013, 2014, 2015, 2016, 2017, 2018, 2019, 2020, 2021], "xaxis": "x", "y": [84.42, 84.75, 85.12, 85.34, 85.5, 85.38, 85.14, 85.74, 85.73, 85.99, 85.91], "yaxis": "y"}, {"hovertemplate": "Country Name=Spain<br>Time=%{x}<br>Government share of HE (%)=%{y}<extra></extra>", "legendgroup": "Spain", "line": {"color": "#ab63fa", "dash": "solid"}, "marker": {"symbol": "circle"}, "mode": "lines+markers", "name": "Spain", "orientation": "v", "showlegend": true, "type": "scatter", "x": [2011, 2012, 2013, 2014, 2015, 2016, 2017, 2018, 2019, 2020, 2021], "xaxis": "x", "y": [73.48, 72.11, 71.01, 70.26, 71.32, 71.55, 70.51, 70.22, 70.55, 73.14, 71.6], "yaxis": "y"}, {"hovertemplate": "Country Name=Sweden<br>Time=%{x}<br>Government share of HE (%)=%{y}<extra></extra>", "legendgroup": "Sweden", "line": {"color": "#FFA15A", "dash": "solid"}, "marker": {"symbol": "circle"}, "mode": "lines+markers", "name": "Sweden", "orientation": "v", "showlegend": true, "type": "scatter", "x": [2011, 2012, 2013, 2014, 2015, 2016, 2017, 2018, 2019, 2020, 2021], "xaxis": "x", "y": [84.45, 84.17, 84.04, 84.02, 83.98, 84.24, 84.71, 84.83, 85.13, 86.23, 85.87], "yaxis": "y"}, {"hovertemplate": "Country Name=Switzerland<br>Time=%{x}<br>Government share of HE (%)=%{y}<extra></extra>", "legendgroup": "Switzerland", "line": {"color": "#19d3f3", "dash": "solid"}, "marker": {"symbol": "circle"}, "mode": "lines+markers", "name": "Switzerland", "orientation": "v", "showlegend": true, "type": "scatter", "x": [2011, 2012, 2013, 2014, 2015, 2016, 2017, 2018, 2019, 2020, 2021], "xaxis": "x", "y": [34.57, 35.45, 33.82, 33.96, 33.47, 33.59, 33.85, 34.19, 33.66, 35.91, 36.21], "yaxis": "y"}, {"hovertemplate": "Country Name=United Arab Emirates<br>Time=%{x}<br>Government share of HE (%)=%{y}<extra></extra>", "legendgroup": "United Arab Emirates", "line": {"color": "#FF6692", "dash": "solid"}, "marker": {"symbol": "circle"}, "mode": "lines+markers", "name": "United Arab Emirates", "orientation": "v", "showlegend": true, "type": "scatter", "x": [2011, 2012, 2013, 2014, 2015, 2016, 2017, 2018, 2019, 2020, 2021], "xaxis": "x", "y": [72.42, 72.54, 71.97, 70.98, 71.25, 76.28, 54.81, 51.58, 51.37, 60.99, 64.11], "yaxis": "y"}, {"hovertemplate": "Country Name=United Kingdom<br>Time=%{x}<br>Government share of HE (%)=%{y}<extra></extra>", "legendgroup": "United Kingdom", "line": {"color": "#B6E880", "dash": "solid"}, "marker": {"symbol": "circle"}, "mode": "lines+markers", "name": "United Kingdom", "orientation": "v", "showlegend": true, "type": "scatter", "x": [2011, 2012, 2013, 2014, 2015, 2016, 2017, 2018, 2019, 2020, 2021], "xaxis": "x", "y": [81.08, 80.85, 80.66, 80.75, 80.8, 81.28, 80.78, 80.07, 80.02, 83.7, 83.69], "yaxis": "y"}, {"hovertemplate": "Country Name=United States<br>Time=%{x}<br>Government share of HE (%)=%{y}<extra></extra>", "legendgroup": "United States", "line": {"color": "#FF97FF", "dash": "solid"}, "marker": {"symbol": "circle"}, "mode": "lines+markers", "name": "United States", "orientation": "v", "showlegend": true, "type": "scatter", "x": [2011, 2012, 2013, 2014, 2015, 2016, 2017, 2018, 2019, 2020, 2021], "xaxis": "x", "y": [48.93, 48.83, 49.5, 50.77, 51.38, 51.2, 51.17, 51.45, 51.81, 57.01, 55.4], "yaxis": "y"}], "layout": {"legend": {"title": {"text": "Country Name"}, "tracegroupgap": 0}, "title": {"text": "Government Share of Health Expenditure (%), 2011–2021"}, "xaxis": {"anchor": "y", "domain": [0, 1], "title": {"text": "Time"}}, "yaxis": {"anchor": "x", "domain": [0, 1], "title": {"text": "Government share of HE (%)"}}}}
